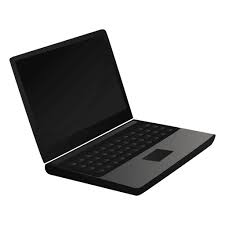
#> input picture b.jpg, 225 x 225 px
$ python image.py
#> lines starting #> are read from the running program, lines starting #| are printed output that depends on the picture
import cv2 #''' importing opencv '''

class ImageProccess():

    #contructor method take an argument for image path like.
    # while creating object of ImageProccess('image.jpg')
    def __init__(self, imgageUrl):
        #reading the image from current folder
#> called with imgageUrl = 'b.jpg'
        img = cv2.imread(imgageUrl)
#> img is the input picture: shape (225, 225, 3); mean B, G, R 177.4, 177.4, 177.4

        #resizing the image and replacing (img) variable
        img = cv2.resize(img, (300,300))
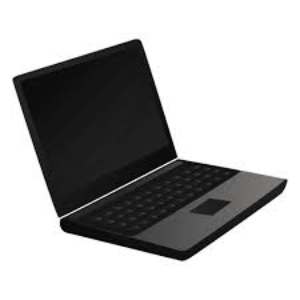
#> img: shape (300, 300, 3); mean B, G, R 177.3, 177.4, 177.4

        # creating rectangle in img and replacing img again
        img = cv2.circle(img,(150,150),100, (0,0,255),3)

        # creating circle on image and replacing img again
        img = cv2.rectangle(img, (0,300), (300, 250),(0,0,255),-1 )
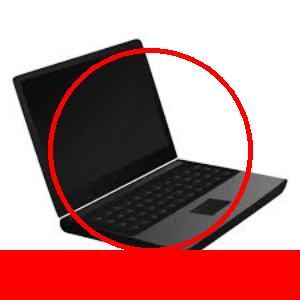
#> img: shape (300, 300, 3); mean B, G, R 132.1, 132.2, 183.3

        # showing the img in frame named (image)
        cv2.imshow("image", img)

        # the frame wait until user press any key
        cv2.waitKey(0)

        #destroying AllWindows and frames after pressing any key
        cv2.destroyAllWindows()


object = ImageProccess('b.jpg')
